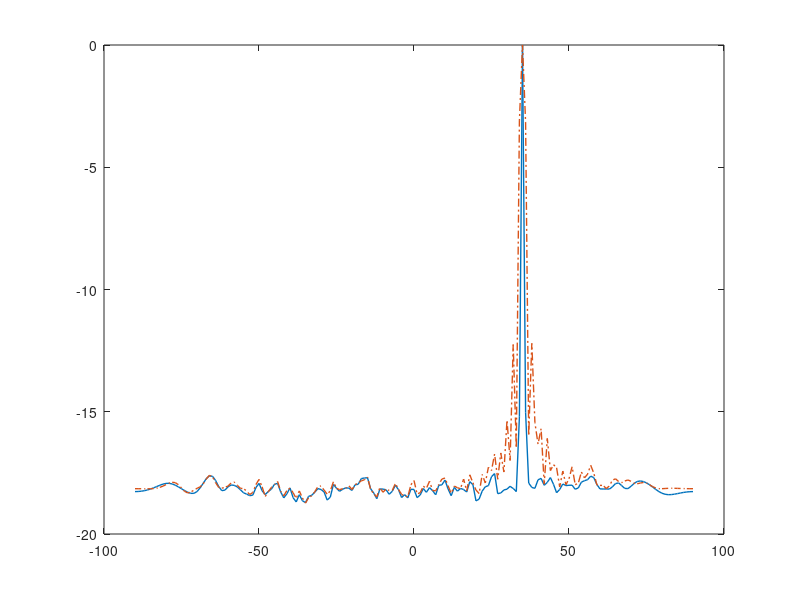

The MATLAB script that drew this image: (Note: this script raises an error after producing the figure.)
%% MVDR (Minimum Variance Distortionless Response) 波束形成
clear; clc; close all;

%% 1. 定义阵列和信号参数 (与之前统一)
N = 64;                 % 阵元数量
d = 0.5;                % 阵元间距 (m), 假设为半波长
c = 1500;               % 声速 (m/s)
f = 1500;               % 信号频率 (Hz)
fs = 5000;              % 采样频率 (Hz)
T = 0.1;                % 信号时长 (s)
t = (0:1/fs:T-1/fs).';  % 时间向量 (L x 1), 转置为列向量
L = length(t);          % 采样点数（快拍数）
signal_doa_deg = 35;   % 信号的真实入射角度
SNR_dB = 0;             % 单个阵元的信噪比 (dB)

% 派生量
lambda = c / f;         % 波长
% d = lambda / 2;       % 严格按半波长设计可以这样写
k0 = 2*pi / lambda;     % 波数

%% 2. 模拟CW接收信号
% 定义导向矢量函数 a(theta)
% a(theta) = exp(-j*k0*d*[0:N-1]'*sind(theta))
steering_vector = @(theta_deg) exp(-1j * k0 * d * (0:N-1).' * sind(theta_deg));

% 生成基带信号 s(t)
s = exp(1j * 2 * pi * f * t); % CW (连续波)信号 (L x 1)

% 根据信噪比设置信号幅度
signal_power = 10^(SNR_dB / 10);% 噪声功率已归一化为1，所以信号功率就是 SNR
As = sqrt(signal_power); % 幅度是功率的平方根

% 生成无噪声的信号矩阵 X = a * s^T
a_true = steering_vector(signal_doa_deg); % 真实方向的导向矢量 (N x 1)
X_clean = As * (a_true * s.'); % (N x 1) * (1 x L) -> (N x L)
% 生成功率为1的复高斯白噪声
noise = (randn(N,L) + 1j*randn(N,L)) / sqrt(2);

% 最终接收信号 = 干净信号 + 噪声
received_signals = X_clean + noise;

%% 3. 估算协方差矩阵 R
% R = E[X * X^H]
Rxx = (received_signals * received_signals') / L; % (N x N) 样本协方差矩阵

% 对角加载 (Diagonal Loading)一个很小的正数，以提高稳健性
% 防止Rxx在快拍数不足或信号相干时出现奇异或病态
epsilon = 1e-3; % 加载因子 
Rxx = Rxx + epsilon * trace(Rxx)/N * eye(N); % eye(N)是N维单位矩阵

%% 4. MVDR 波束形成与扫描
% 扫描角度设置
scan_angles_deg = -90:1:90;
K = numel(scan_angles_deg); % K=181 个角度

% 构建扫描角度对应的阵列流形矩阵 S 
S = steering_vector(scan_angles_deg); % (N x K)

% --- MVDR 谱计算 ---
% P_mvdr(theta) = 1 / (a(theta)' * inv(R) * a(theta))
R_inv_S = Rxx \ S; % 反斜杠高效计算 Rxx^{-1} * S
den = sum(conj(S) .* R_inv_S, 1); % 计算分母 a' * inv(R) * a ，sum(,1)指按列求和

B_mvdr_cw = zeros(K, L); %% 初始化波束输出矩阵
% 为每个角度计算最优权重w，并应用到时序信号上
for k = 1:K
    % a) 计算当前角度k的最优权重向量 w_k
    % w_k = (R_inv * a_k) / (a_k' * R_inv * a_k)
    w_k = R_inv_S(:, k) / den(k);
    
    % b) 应用权重向量到整个时间序列信号上 (w' * X)
    % w_k' 是 1xN, received_signals 是 NxL, 结果是 1xL
    B_mvdr_cw(k, :) = w_k' * received_signals;
end

P_mvdr = real(1 ./ den); % MVDR 功率谱
% 归一化为dB
P_mvdr_db = 10*log10(P_mvdr / max(P_mvdr));

% --- CBF 谱计算 (用于对比) ---
% P_cbf(theta) = a(theta)' * R * a(theta)
P_cbf = real(sum(conj(S) .* (Rxx * S), 1));
P_cbf_db = 10*log10(P_cbf / max(P_cbf));

% 估计DOA
[~, idx] = max(P_mvdr);
doa_estimate_mvdr = scan_angles_deg(idx);
fprintf('MVDR 估计角度: %d°\n', doa_estimate_mvdr);

%% 5. 结果可视化
figure(1); 
plot(scan_angles_deg, P_mvdr_db, 'LineWidth', 1, 'DisplayName', 'MVDR');
hold on;
plot(scan_angles_deg, P_cbf_db, '-.', 'LineWidth', 1,'DisplayName', 'CBF (Bartlett)');
xline(signal_doa_deg, '--r', 'LineWidth', 1, 'DisplayName', '真实DOA');
grid on;
xlim([-90, 90]);
ylim([-20, 0]);
title('MVDR 与 CBF 空间谱对比');
xlabel('角度 (°)');
ylabel('归一化功率 (dB)');
legend('show', 'Location', 'best');

figure(2);
imagesc(t, scan_angles_deg, abs(B_mvdr_cw));
set(gca, 'YDir', 'normal');
colorbar;
title('窄带(CW)信号的MVDR波束空间时间序列');
xlabel('时间 (s)');
ylabel('扫描角度 (°)');
fprintf('完成!\n');










%% 6. HFM 信号生成 (宽带场景)
% HFM信号参数
f_start = 1500; % 起始频率
f_end = 500;    % 终止频率

% 生成 HFM 基带信号 (与之前HFM代码相同)
k_hfm = (f_start / T) * (f_start / f_end - 1);
phi = (2*pi*f_start^2/k_hfm) * log(1 + (k_hfm/f_start)*t);
hfm_signal_base = exp(1j * phi);

% 模拟阵列接收 HFM 信号
a_true_hfm_center_freq = exp(-1j * 2*pi*((f_start+f_end)/2)/c * d * (0:N-1).' * sind(signal_doa_deg)); % 仅为概念演示
tau = (d * (0:N-1).' * sind(signal_doa_deg)) / c; % 时延
time_matrix = t.' - tau; % L x N
received_signals_hfm = zeros(N, L);
for n = 1:N
    % interp1(线性插值)函数，在延迟后的时间点time_matrix(n,:)对原始信号 hfm_signal_base 进行重新采样
    received_signals_hfm(n,:) = interp1(t, hfm_signal_base, time_matrix(n,:), 'linear', 0);
end
X_clean_hfm = As * received_signals_hfm;
noise_hfm = (randn(N,L) + 1j*randn(N,L)) / sqrt(2);
received_signals_hfm = X_clean_hfm + noise_hfm;

%% 7. 宽带MVDR处理 (频域非相干平均)
% FFT 参数
N_fft = L; % FFT点数，这里简单取为快拍数
freq_bins = (0:N_fft-1) * fs / N_fft; % 计算每个频箱对应的频率(映射到真实频率)

% 选择处理的频率范围 (只处理信号所在的频带)
freq_indices = find(freq_bins >= f_end & freq_bins <= f_start);
num_freq_to_process = length(freq_indices);
fprintf('将处理 %d 个频箱...\n', num_freq_to_process);

% 对接收信号做FFT
X_fft = fft(received_signals_hfm, N_fft, 2); % 沿时间维(维度2)进行FFT

P_mvdr_hfm_total = zeros(1, K);% 初始化总的MVDR谱
B_mvdr_hfm_freq_domain = zeros(K, N_fft);% 初始化一个复数矩阵，用于存储每个角度在每个频点的复数输出
% 循环遍历每个频箱，执行窄带MVDR，然后累加
for i = 1:num_freq_to_process
    fi = freq_indices(i);
    f_fi = freq_bins(fi); % 当前处理的频率
    
    % a) 获取该频率的快照向量 (N x 1)
    X_fi = X_fft(:, fi);
    
    % b) 估算该频率的协方差矩阵 (CSDM)
    % 在此简单实现中，每个频箱只有一个快照，所以Rxx_fi是秩为1的
    % 故对角加载在这里至关重要
    Rxx_fi = X_fi * X_fi';
    Rxx_fi = Rxx_fi + epsilon * trace(Rxx_fi)/N * eye(N);
    
    % c) 计算当前频率 f_k 对应的导向矢量矩阵
    k0_fi = 2*pi*f_fi / c;
    S_fi = exp(-1j * k0_fi * d * (0:N-1).' * sind(scan_angles_deg));
    
    % d) 计算该频率下，所有角度的MVDR复数输出
    % y(theta, f_fi) = w' * X_fi = (a' * R_inv * X_fi) / (a' * R_inv * a)

    den_fi = sum(conj(S_fi) .* (Rxx_fi \ S_fi), 1).'; % 计算分母
    num_fi = S_fi' * (Rxx_fi \ X_fi); % 计算分子
    Y_fi = num_fi ./ den_fi;% 计算所有角度在该频率下的复数输出 Y_fi
    B_mvdr_hfm_freq_domain(:, fi) = Y_fi; % 存储到频域波束矩阵中

end
% 对每个角度的完整频谱(每一行)进行IFFT，合成时域信号
B_mvdr_hfm_time_domain = ifft(B_mvdr_hfm_freq_domain, N_fft, 2);

% 方向图（把每个角度的时间序列做平均功率）
P_mvdr_hfm = mean(abs(B_mvdr_hfm_time_domain).^2, 2);      % K×1，mean(,2)在时间T上求平均
P_mvdr_hfm_db = 10*log10(P_mvdr_hfm / max(P_mvdr_hfm));

% 估计DOA
[~, idx_hfm] = max(P_mvdr_hfm);
doa_estimate_mvdr_hfm = scan_angles_deg(idx_hfm);
fprintf('[HFM] MVDR 估计角度: %.d°\n', doa_estimate_mvdr_hfm);

%% 8. HFM 结果可视化
figure(3);
plot(scan_angles_deg, P_mvdr_hfm_db, 'LineWidth', 1.5, 'DisplayName', 'MVDR (HFM)');
hold on;
xline(signal_doa_deg, '--r', 'LineWidth', 1.5, 'DisplayName', '真实DOA');
grid on; xlim([-90, 90]); ylim([-42, 0]);
title('宽带(HFM)信号的 MVDR 空间谱 (频域平均法)');
xlabel('角度 (°)'); ylabel('归一化功率 (dB)');
legend('show', 'Location', 'best');

figure(4);
imagesc(t, scan_angles_deg, abs(B_mvdr_hfm_time_domain));
set(gca, 'YDir', 'normal');
colorbar;
title('宽带(HFM)信号的MVDR波束空间时间序列 (频域合成法)');
xlabel('时间 (s)');
ylabel('扫描角度 (°)');